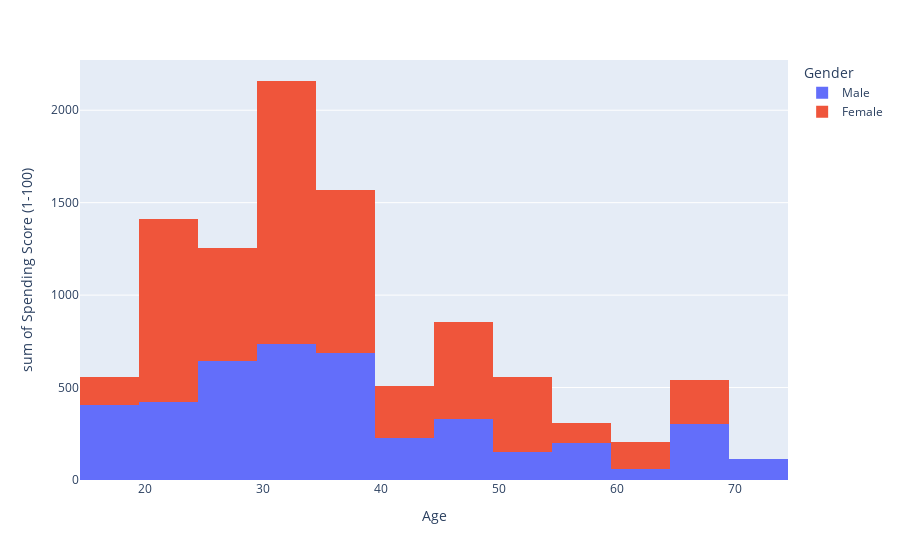

Notebook code for this chart:
### Code cell
px.histogram(Mall_Customers_data,x='Age',y='Spending Score (1-100)',color='Gender')

### Figure 1 — Plotly figure (JSON) as saved in the notebook; plotly's stock layout.template omitted (floating-point values rounded to 4 significant figures)
{"data": [{"alignmentgroup": "True", "bingroup": "x", "histfunc": "sum", "hovertemplate": "Gender=Male<br>Age=%{x}<br>sum of Spending Score (1-100)=%{y}<extra></extra>", "legendgroup": "Male", "marker": {"color": "#636efa", "pattern": {"shape": ""}}, "name": "Male", "offsetgroup": "Male", "orientation": "v", "showlegend": true, "type": "histogram", "x": [19, 21, 64, 67, 37, 22, 20, 52, 35, 25, 31, 29, 35, 60, 53, 18, 24, 48, 33, 59, 47, 69, 53, 70, 19, 63, 18, 19, 70, 59, 26, 40, 57, 38, 67, 48, 18, 48, 24, 48, 20, 67, 26, 49, 54, 68, 66, 65, 19, 27, 39, 43, 40, 59, 38, 47, 39, 20, 32, 19, 32, 25, 28, 48, 34, 43, 39, 37, 34, 19, 50, 42, 32, 40, 28, 36, 36, 58, 27, 59, 35, 46, 30, 28, 33, 32, 32, 30], "xaxis": "x", "y": [39, 81, 3, 14, 13, 79, 66, 29, 35, 73, 73, 82, 61, 4, 4, 92, 92, 36, 60, 60, 41, 46, 46, 56, 55, 51, 59, 59, 55, 47, 54, 48, 51, 55, 41, 46, 41, 49, 52, 42, 49, 59, 55, 56, 46, 43, 48, 52, 46, 56, 91, 35, 95, 11, 75, 9, 75, 5, 73, 10, 93, 12, 97, 36, 90, 17, 88, 1, 1, 5, 26, 20, 63, 13, 75, 10, 92, 15, 69, 14, 90, 15, 97, 68, 8, 74, 18, 83], "yaxis": "y"}, {"alignmentgroup": "True", "bingroup": "x", "histfunc": "sum", "hovertemplate": "Gender=Female<br>Age=%{x}<br>sum of Spending Score (1-100)=%{y}<extra></extra>", "legendgroup": "Female", "marker": {"color": "#EF553B", "pattern": {"shape": ""}}, "name": "Female", "offsetgroup": "Female", "orientation": "v", "showlegend": true, "type": "histogram", "x": [20, 23, 31, 22, 35, 23, 30, 35, 58, 24, 35, 35, 46, 54, 45, 40, 23, 21, 49, 21, 42, 30, 36, 20, 65, 31, 49, 24, 50, 27, 29, 31, 49, 31, 50, 51, 27, 67, 54, 43, 68, 32, 47, 60, 60, 45, 23, 49, 46, 21, 55, 22, 34, 50, 68, 40, 32, 47, 27, 23, 49, 21, 66, 19, 38, 18, 19, 63, 49, 51, 50, 38, 40, 23, 31, 25, 31, 29, 44, 35, 57, 28, 32, 32, 34, 44, 38, 47, 27, 30, 30, 56, 29, 31, 36, 33, 36, 52, 30, 37, 32, 29, 41, 54, 41, 36, 34, 32, 38, 47, 35, 45], "xaxis": "x", "y": [6, 77, 40, 76, 6, 94, 72, 99, 15, 77, 35, 98, 5, 14, 32, 31, 87, 73, 14, 81, 17, 73, 26, 75, 35, 61, 28, 65, 55, 47, 42, 42, 52, 54, 45, 50, 51, 52, 59, 50, 48, 47, 42, 49, 56, 53, 52, 42, 44, 57, 58, 55, 60, 46, 55, 40, 42, 47, 50, 41, 48, 42, 50, 54, 42, 48, 50, 43, 59, 43, 57, 40, 58, 29, 77, 34, 71, 88, 7, 72, 5, 40, 87, 74, 22, 20, 76, 16, 89, 78, 73, 35, 83, 93, 75, 95, 27, 13, 86, 32, 86, 88, 39, 24, 17, 85, 23, 69, 91, 16, 79, 28], "yaxis": "y"}], "layout": {"barmode": "relative", "legend": {"title": {"text": "Gender"}, "tracegroupgap": 0}, "margin": {"t": 60}, "xaxis": {"anchor": "y", "domain": [0, 1], "title": {"text": "Age"}}, "yaxis": {"anchor": "x", "domain": [0, 1], "title": {"text": "sum of Spending Score (1-100)"}}}}
